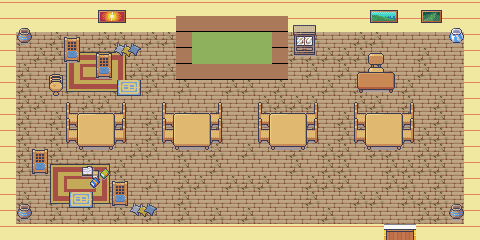

This is a level from a 2D game, rendered from its Tiled map with the project's own tilesets. A one-line summary and the complete map file follow:
An orthogonal 30x15 tile map with 16x16 px tiles, 4 tile layers (Tile Layer 1, Tile Layer 3, Tile Layer 4, Tile Layer 2), 4 tilesets and 23 objects.

<map version="1.10" tiledversion="1.12.0" orientation="orthogonal" renderorder="right-down" width="30" height="15" tilewidth="16" tileheight="16" infinite="0" nextlayerid="8" nextobjectid="24">
 <tileset firstgid="1" source="indoors_floor2.tsx" />
 <tileset firstgid="5" source="indoors_floor1.tsx" />
 <tileset firstgid="396" source="Colours.tsx" />
 <tileset firstgid="718" source="indoors_main.tsx" />
 <layer id="1" name="Tile Layer 1" width="30" height="15">
  <data encoding="csv">
129,129,129,129,129,129,129,129,129,129,129,129,129,129,129,129,129,129,129,129,129,129,129,129,129,129,129,129,129,129,
129,129,129,129,129,129,129,129,129,129,129,624,624,624,624,624,624,624,129,129,129,129,129,129,129,129,129,129,129,129,
129,4,3,4,3,3,4,4,3,4,4,624,486,486,486,486,486,624,3,4,3,3,4,4,3,3,3,3,3,129,
129,3,4,4,3,4,4,4,3,3,3,624,486,486,486,486,486,624,4,4,4,4,4,3,3,3,4,3,3,129,
129,4,3,3,4,4,3,3,4,4,4,624,624,624,624,624,624,624,3,4,3,4,3,4,3,3,4,3,3,129,
129,4,3,3,4,3,3,4,3,4,3,4,3,3,4,4,3,4,3,3,4,3,4,3,3,4,3,3,3,129,
129,4,4,3,3,4,4,3,3,3,3,3,3,3,3,3,4,4,4,4,3,3,4,4,3,4,3,4,3,129,
129,4,3,4,3,3,4,4,3,4,3,4,3,4,3,3,4,4,3,3,3,4,3,4,3,4,3,4,3,129,
129,4,3,4,3,4,3,4,3,4,3,4,3,4,3,3,3,3,3,4,3,4,4,4,3,3,4,4,3,129,
129,4,3,4,3,4,3,3,4,4,3,4,3,4,3,4,3,3,4,3,4,4,3,4,4,3,4,4,3,129,
129,4,3,4,3,4,3,4,3,3,3,4,3,4,3,3,3,3,4,3,4,4,3,3,4,4,4,4,3,129,
129,3,3,3,3,3,3,4,3,4,3,4,4,3,4,4,4,3,3,4,4,4,3,3,4,4,3,4,3,129,
129,4,3,4,3,4,3,3,3,3,3,4,3,3,3,3,3,3,3,4,3,3,4,4,3,4,4,4,3,129,
129,4,3,4,3,4,3,4,3,4,3,4,3,4,3,4,3,3,3,3,4,3,3,3,3,3,4,4,3,129,
129,129,129,129,129,129,129,129,129,129,129,129,129,129,129,129,129,129,129,129,129,129,129,129,1,1,129,129,129,129
</data>
 </layer>
 <layer id="3" name="Tile Layer 3" width="30" height="15">
  <data encoding="csv">
0,0,0,0,0,0,0,0,0,0,0,0,0,0,0,0,0,0,0,0,0,0,0,0,0,0,0,0,0,0,
0,0,0,0,0,0,0,0,0,0,0,0,0,0,0,0,0,0,0,0,0,0,0,0,0,0,0,0,0,0,
0,0,0,0,0,0,0,0,0,0,0,0,0,0,0,0,0,0,0,0,0,0,0,0,0,0,0,0,0,0,
0,0,0,0,0,0,0,0,0,0,0,0,0,0,0,0,0,0,0,0,0,0,0,1058,0,0,0,0,0,0,
0,0,0,0,0,0,0,0,0,0,0,0,0,0,0,0,0,0,0,0,0,0,0,1074,0,0,0,0,0,0,
0,0,0,0,0,0,0,0,0,0,0,0,0,0,0,0,0,0,0,0,0,0,0,0,0,0,0,0,0,0,
0,0,0,0,1060,0,0,1061,0,0,1060,0,0,1061,0,0,1060,0,0,1061,0,0,1060,0,0,1061,0,0,0,0,
0,0,0,0,1076,0,0,1077,0,0,1076,0,0,1077,0,0,1076,0,0,1077,0,0,1076,0,0,1077,0,0,0,0,
0,0,0,0,0,0,0,0,0,0,0,0,0,0,0,0,0,0,0,0,0,0,0,0,0,0,0,0,0,0,
0,0,0,0,0,0,0,0,0,0,0,0,0,0,0,0,0,0,0,0,0,0,0,0,0,0,0,0,0,0,
0,0,0,0,0,0,0,0,0,0,0,0,0,0,0,0,0,0,0,0,0,0,0,0,0,0,0,0,0,0,
0,0,0,0,0,0,0,0,0,0,0,0,0,0,0,0,0,0,0,0,0,0,0,0,0,0,0,0,0,0,
0,0,0,0,0,0,0,0,0,0,0,0,0,0,0,0,0,0,0,0,0,0,0,0,0,0,0,0,0,0,
0,0,0,0,0,0,0,0,0,0,0,0,0,0,0,0,0,0,0,0,0,0,0,0,0,0,0,0,0,0,
0,0,0,0,0,0,0,0,0,0,0,0,0,0,0,0,0,0,0,0,0,0,0,0,0,0,0,0,0,0
</data>
 </layer>
 <layer id="4" name="Tile Layer 4" width="30" height="15">
  <data encoding="csv">
0,0,0,0,0,0,0,0,0,0,0,0,0,0,0,0,0,0,0,0,0,0,0,0,0,0,0,0,0,0,
0,0,0,0,0,0,0,0,0,0,0,0,0,0,0,0,0,0,0,0,0,0,0,0,0,0,0,0,0,0,
0,0,0,0,0,0,0,0,0,0,0,0,0,0,0,0,0,0,0,0,0,0,0,0,0,0,0,0,0,0,
0,0,0,0,965,966,967,968,0,0,0,0,0,0,0,0,0,0,0,0,0,0,0,0,0,0,0,0,0,0,
0,0,0,0,981,982,983,984,0,0,0,0,0,0,0,0,0,0,0,0,0,0,0,0,0,0,0,0,0,0,
0,0,0,0,997,998,999,1000,0,0,0,0,0,0,0,0,0,0,0,0,0,0,0,0,0,0,0,0,0,0,
0,0,0,0,0,0,0,0,0,0,0,0,0,0,0,0,0,0,0,0,0,0,0,0,0,0,0,0,0,0,
0,0,0,0,1060,0,0,1061,0,0,1060,0,0,1061,0,0,1060,0,0,1061,0,0,1060,0,0,1061,0,0,0,0,
0,0,0,0,1076,0,0,1077,0,0,1076,0,0,1077,0,0,1076,0,0,1077,0,0,1076,0,0,1077,0,0,0,0,
0,0,0,0,0,0,0,0,0,0,0,0,0,0,0,0,0,0,0,0,0,0,0,0,0,0,0,0,0,0,
0,0,0,965,966,967,968,0,0,0,0,0,0,0,0,0,0,0,0,0,0,0,0,0,0,0,0,0,0,0,
0,0,0,981,982,983,984,0,0,0,0,0,0,0,0,0,0,0,0,0,0,0,0,0,0,0,0,0,0,0,
0,0,0,997,998,999,1000,0,0,0,0,0,0,0,0,0,0,0,0,0,0,0,0,0,0,0,0,0,0,0,
0,0,0,0,0,0,0,0,0,0,0,0,0,0,0,0,0,0,0,0,0,0,0,0,0,0,0,0,0,0,
0,0,0,0,0,0,0,0,0,0,0,0,0,0,0,0,0,0,0,0,0,0,0,0,0,0,0,0,0,0
</data>
 </layer>
 <layer id="2" name="Tile Layer 2" width="30" height="15">
  <data encoding="csv">
0,0,0,0,0,0,1046,1047,0,0,0,0,0,0,0,0,0,0,0,0,0,0,0,1078,1079,0,1064,1065,0,0,
0,1776,0,0,0,0,1062,1063,0,0,0,0,0,0,0,0,0,0,1724,1725,0,0,0,1094,1095,0,1080,1081,1808,0,
0,1792,0,0,1057,0,0,1963,1964,0,0,0,0,0,0,0,0,0,1740,1741,0,0,0,0,0,0,0,0,1824,0,
0,0,0,0,1073,0,1057,1979,1980,0,0,0,0,0,0,0,0,0,1756,1757,0,0,0,0,0,0,0,0,0,0,
0,0,0,1059,0,0,1073,0,0,0,0,0,0,0,0,0,0,0,0,0,0,0,933,934,935,0,0,0,0,0,
0,0,0,1075,0,0,0,985,986,0,0,0,0,0,0,0,0,0,0,0,0,0,949,950,951,0,0,0,0,0,
0,0,0,0,0,0,0,0,0,0,0,0,0,0,0,0,0,0,0,0,0,0,0,0,0,0,0,0,0,0,
0,0,0,0,883,884,885,886,0,0,883,884,885,886,0,0,883,884,885,886,0,0,883,884,885,886,0,0,0,0,
0,0,0,0,899,900,901,902,0,0,899,900,901,902,0,0,899,900,901,902,0,0,899,900,901,902,0,0,0,0,
0,0,1057,0,915,916,917,918,0,0,915,916,917,918,0,0,915,916,917,918,0,0,915,916,917,918,0,0,0,0,
0,0,1073,0,0,1179,1180,0,0,0,0,0,0,0,0,0,0,0,0,0,0,0,0,0,0,0,0,0,0,0,
0,0,0,0,0,1195,1196,1057,0,0,0,0,0,0,0,0,0,0,0,0,0,0,0,0,0,0,0,0,0,0,
0,1776,0,0,985,986,0,1073,1963,1964,0,0,0,0,0,0,0,0,0,0,0,0,0,0,0,0,0,0,1776,0,
0,1792,0,0,0,0,0,0,1979,1980,0,0,0,0,0,0,0,0,0,0,0,0,0,0,0,0,0,0,1792,0,
0,0,0,0,0,0,0,0,0,0,0,0,0,0,0,0,0,0,0,0,0,0,0,0,1139,1140,0,0,0,0
</data>
 </layer>
 <objectgroup id="7" name="Portals">
  <object id="16" x="385.173" y="226.898" width="29.8841" height="4.98069">
   <properties>
    <property name="spawnX" type="float" value="77" />
    <property name="spawnY" type="float" value="77" />
    <property name="targetMap" value="school_reception.tmx" />
   </properties>
  </object>
 </objectgroup>
 <objectgroup id="6" name="Collisions">
  <object id="1" x="-2.76705" y="-4.98069" width="486.447" height="34.8648" />
  <object id="2" x="175.984" y="27.6705" width="114.002" height="43.7194" />
  <object id="3" x="293.861" y="30.4375" width="21.0296" height="14.3887" />
  <object id="4" x="360.27" y="72.4967" width="33.758" height="13.8352" />
  <object id="5" x="452.136" y="28.7773" width="11.0682" height="7.19433" />
  <object id="6" x="16.6023" y="30.4375" width="15.4955" height="4.98069" />
  <object id="7" x="65.3024" y="38.7387" width="14.9421" height="12.7284" />
  <object id="8" x="97.9535" y="57.0012" width="13.8352" height="9.40797" />
  <object id="9" x="33.2046" y="152.188" width="13.2818" height="9.96138" />
  <object id="10" x="112.896" y="183.732" width="13.8352" height="9.40797" />
  <object id="11" x="0.55341" y="27.6705" width="13.8352" height="219.704" />
  <object id="12" x="9.40797" y="224.131" width="375.212" height="19.3693" />
  <object id="13" x="382.96" y="232.432" width="35.9716" height="7.74774" />
  <object id="14" x="415.057" y="224.131" width="65.8558" height="16.0489" />
  <object id="15" x="461.544" y="28.2239" width="21.583" height="193.14" />
  <object id="17" x="78.5842" y="113.449" width="35.4182" height="32.0978" />
  <object id="18" x="175.431" y="114.002" width="34.3114" height="29.8841" />
  <object id="19" x="270.617" y="112.342" width="34.8648" height="29.3307" />
  <object id="20" x="365.804" y="111.235" width="37.6319" height="32.0978" />
  <object id="21" x="18.8159" y="205.868" width="12.7284" height="9.96138" />
  <object id="22" x="451.582" y="205.315" width="12.7284" height="12.7284" />
  <object id="23" x="52.0205" y="81.3512" width="12.175" height="9.40797" />
 </objectgroup>
</map>
